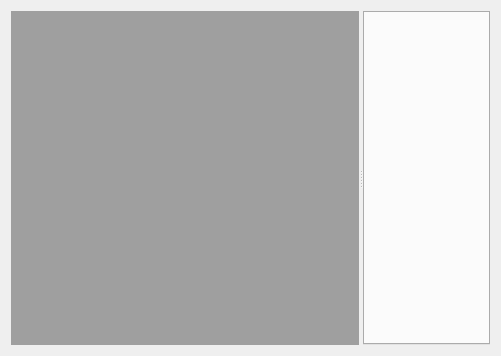
<?xml version="1.0" encoding="UTF-8"?>
<ui version="4.0">
 <class>QFraFrameWorkView</class>
 <widget class="QWidget" name="QFraFrameWorkView">
  <property name="geometry">
   <rect>
    <x>0</x>
    <y>0</y>
    <width>501</width>
    <height>356</height>
   </rect>
  </property>
  <property name="windowTitle">
   <string>Form</string>
  </property>
  <layout class="QGridLayout" name="gridLayout">
   <item row="0" column="0">
    <widget class="QSplitter" name="splitter">
     <property name="orientation">
      <enum>Qt::Horizontal</enum>
     </property>
     <widget class="QWidget" name="verticalLayoutWidget">
      <layout class="QVBoxLayout" name="plotLayout">
       <item>
        <widget class="QMdiArea" name="PlotWidgetMDI"/>
       </item>
      </layout>
     </widget>
     <widget class="QTabWidget" name="FraWidget">
      <property name="currentIndex">
       <number>-1</number>
      </property>
     </widget>
    </widget>
   </item>
  </layout>
 </widget>
 <resources/>
 <connections/>
</ui>
